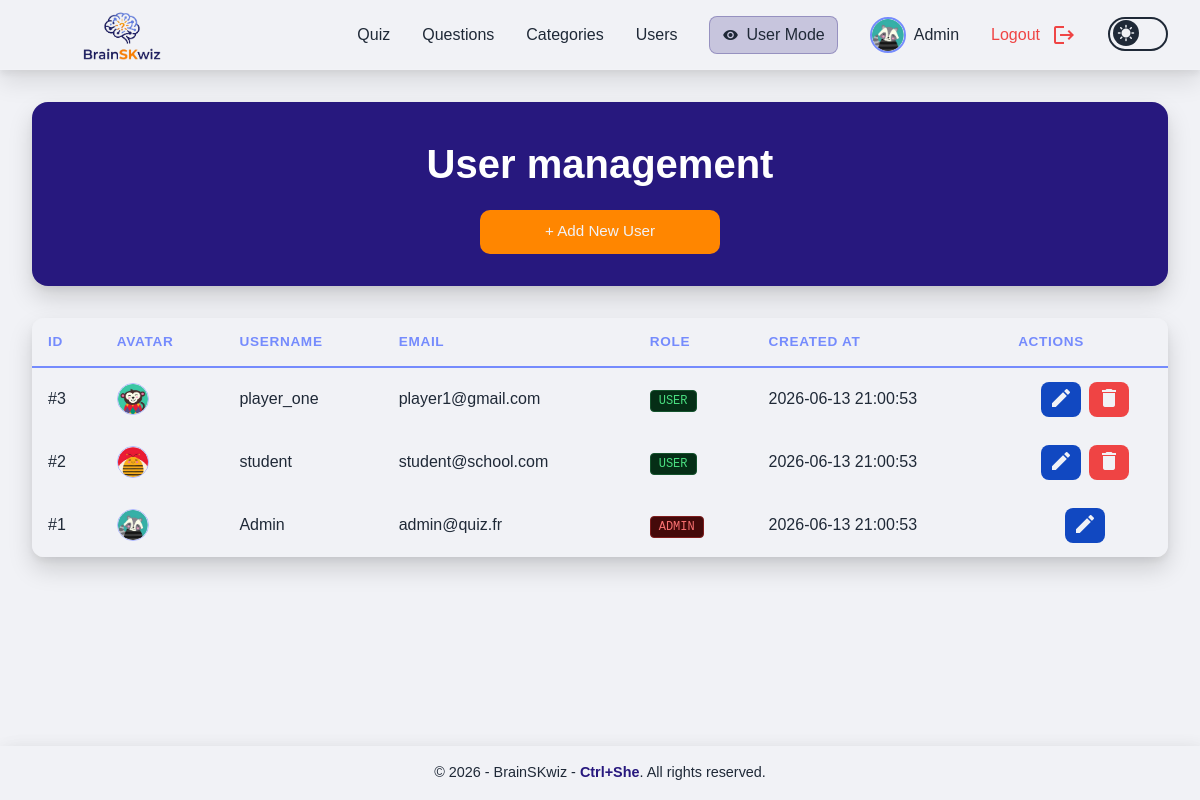
/admin_users.php (signed in), run on an earlier commit of the app's database.
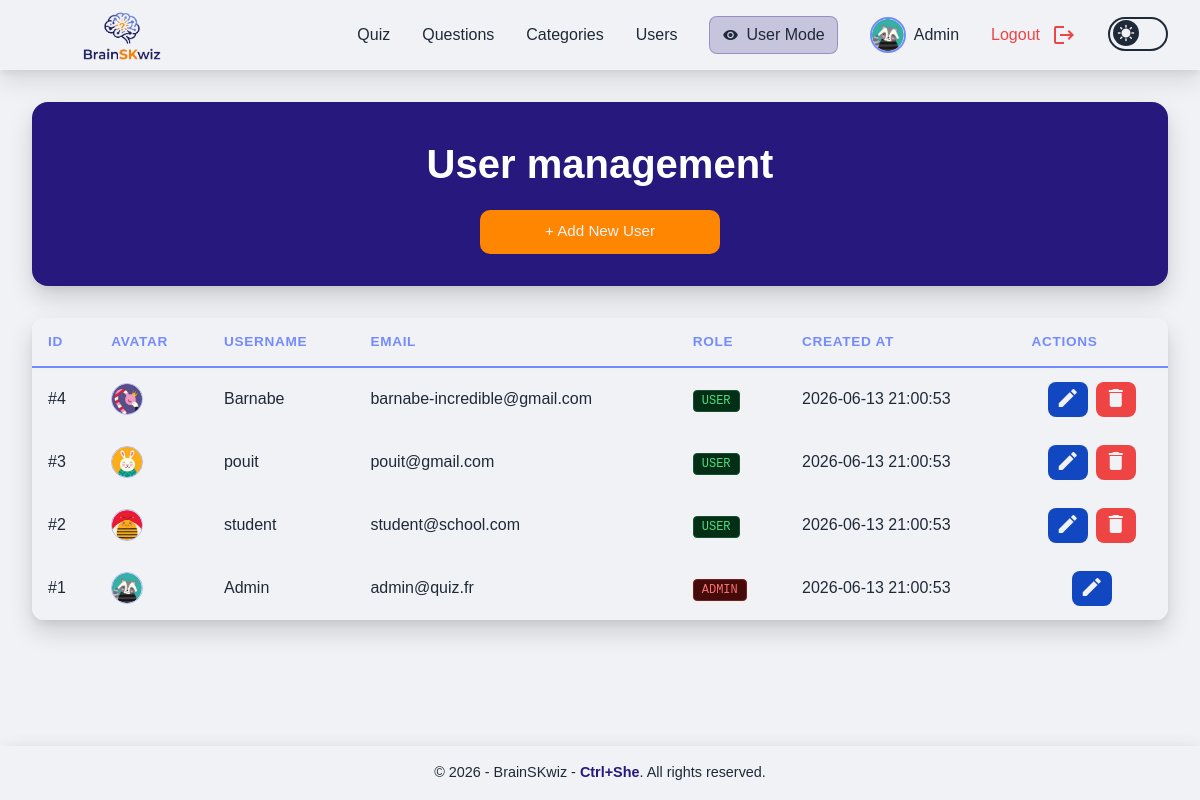
And on a later commit of the database.
### tables this page shows
CREATE TABLE IF NOT EXISTS users (
    id INT AUTO_INCREMENT PRIMARY KEY,
    username VARCHAR(100) NOT NULL UNIQUE,
    email VARCHAR(255) NOT NULL UNIQUE,
    password VARCHAR(255) NOT NULL,
    role ENUM('admin', 'user') DEFAULT 'user',
    avatar VARCHAR(100) NOT NULL DEFAULT 'bee.png',
    total_points INT NOT NULL DEFAULT 0,
    created_at TIMESTAMP DEFAULT CURRENT_TIMESTAMP
);

### src/admin_users.php (the view, shortened to what this page needs)
<?php
require_once __DIR__ . '/config/db.php';
$query = "SELECT id, username, email, role, avatar, created_at FROM users ORDER BY id DESC";
$users = $pdo->query($query)->fetchAll();
require_once __DIR__ . '/components/header.php';
?>
        <div class="titleBoxAdmin">
            <div>
                <h1 class="bigTitle">User management</h1>
                <div class="modal-btn">
                    <button id="open-modal-btn" class="btn">
                        + Add New User
                    </button>
                </div>
            </div>
        </div>
        <div class="table-wrapper">
            <table class="whitespace-normal">
                <thead class="tableTitle">
                    <tr>
                        <th>ID</th>
                        <th>Avatar</th>
                        <th>Username</th>
                        <th>Email</th>
                        <th>Role</th>
                        <th>Created At</th>
                        <th>Actions</th>
                    </tr>
                </thead>
                <tbody id="users-table-body">
                    <?php foreach($users as $u): ?>
                        <tr id="user-row-<?php echo $u['id']; ?>">
                            <td>#<?php echo $u['id']; ?></td>
                            <td>
                                <img src="/public/avatars/<?php echo htmlspecialchars($u['avatar'] ?? 'default.png', ENT_QUOTES, 'UTF-8'); ?>"
                                     class="w-8 h-8 rounded-full object-cover border border-lightBlue">
                            </td>
                            <td><?php echo htmlspecialchars($u['username'], ENT_QUOTES, 'UTF-8'); ?></td>
                            <td><?php echo htmlspecialchars($u['email'], ENT_QUOTES, 'UTF-8'); ?></td>
                            <td>
                                <span class="text-xs font-mono uppercase px-2 py-0.5 rounded <?php echo $u['role'] === 'admin' ? 'bg-red-950 text-red-400 border border-red-900' : 'bg-green-950 text-green-400 border border-green-900'; ?> border">
                                    <?php echo htmlspecialchars($u['role'], ENT_QUOTES, 'UTF-8'); ?>
                                </span>
                            </td>
                            <td><?php echo htmlspecialchars($u['created_at'], ENT_QUOTES, 'UTF-8') ?></td>
                            <td class="align-middle">
                                <div class="flex items-center gap-2 justify-start h-full">
                                    <button
                                        data-id="<?php echo $u['id']; ?>"
                                        data-username="<?php echo htmlspecialchars($u['username'], ENT_QUOTES, 'UTF-8'); ?>"
                                        data-email="<?php echo htmlspecialchars($u['email'], ENT_QUOTES, 'UTF-8'); ?>"
                                        data-role="<?php echo htmlspecialchars($u['role'], ENT_QUOTES, 'UTF-8'); ?>"
                                        data-avatar="<?php echo htmlspecialchars($u['avatar'] ?? '', ENT_QUOTES, 'UTF-8'); ?>"
                                        onclick="initEditModal(this)"
                                        title="Edit User"
                                        class="editBtn">
                                        <span class="material-icons">edit</span>
                                    </button>
                                    <?php if ($u['id'] != ($_SESSION['user_id'] ?? 0)): ?>
                                    <button
                                        onclick="confirmDeleteUser(<?php echo $u['id']; ?>)"
                                        title="Delete User"
                                        class="deleteBtn">
                                        <span class="material-icons">delete</span>
                                    </button>
                                    <?php endif; ?>
                                </div>
                            </td>
                        </tr>
                    <?php endforeach; ?>
                </tbody>
            </table>
        </div>
<?php require_once __DIR__ . '/components/footer.php'; ?>

### src/components/header.php (shortened to what this page needs)
<?php
$is_admin = isset($_SESSION['role']) && $_SESSION['role'] === 'admin';
$is_logged = isset($_SESSION['user_id']);
$preview_mode = $is_admin && ($_SESSION['preview_mode'] ?? false);
?>
<!DOCTYPE html>
<html lang="en" class="h-full">
<head>
    <script src="https://cdn.tailwindcss.com"></script>
    <script src="/public/js/tailwind-config.js"></script>
    <link rel="stylesheet" href="/css/style.css">
    <link href="https://api.fontshare.com/v2/css?f[]=clash-display@400,500,600,700&display=swap" rel="stylesheet">
</head>
<body>
<nav class="navbar">
    <a href="index.php" class="logo">
        <img src="/public/logo-dark-theme.svg" alt="Logo" id="logoNavBar">
    </a>
    <ul class="nav-menu" id="nav-menu">
        <?php if ($is_admin && !$preview_mode): ?>
            <li><a href="/admin_dashboard.php">Quiz</a></li>
            <li><a href="/admin_questions.php">Questions</a></li>
            <li><a href="/admin_categories.php">Categories</a></li>
            <li><a href="/admin_users.php">Users</a></li>
            <li class="">
                <a href="index.php?action=toggle_preview" class="bg-primary/20 text-primary border border-primary/30 px-3 py-1.5 rounded-lg hover:bg-primary hover:text-white transition font-medium inline-flex items-center gap-2">
                    <span class="material-icons text-base">visibility</span>
                    <span>User Mode</span>
                </a>
            </li>
        <?php endif; ?>
        <?php if($is_logged): ?>
            <li>
                <a href="/settings.php" class="profile flex justify-center items-center gap-2 m-0">
                    <img
                        id="navbarAvatar"
                        src="/public/avatars/<?= htmlspecialchars($_SESSION['avatar'] ?? 'bee.png') ?>"
                        alt="Avatar"
                        class="w-9 h-9 rounded-full border-2 border-secondary object-cover"
                    >
                    <span><?= htmlspecialchars($_SESSION['username']) ?></span>
                </a>
            </li>
            <li>
                <a href="/logout.php" class="logout flex justify-center items-center gap-2 m-0">
                    Logout
                    <span class="material-icons logout">logout</span>
                </a>
            </li>
        <?php else: ?>
            <li><a href="/login.php">Login</a></li>
        <?php endif; ?>
        <li>
            <label class="switch">
                <span class="slider round">
                    <span id="theme-icon" class="material-icons">sunny</span>
                </span>
            </label>
        </li>
    </ul>
</nav>
<main class="flex-grow w-full max-w-7xl mx-auto px-4 sm:px-6 lg:px-8 py-8 flex flex-col">

### src/components/footer.php (shortened to what this page needs)
                </main>
                <footer class="footer">
                        <p>&copy; 2026 - BrainSKwiz - <span class="footer-author">Ctrl+She</span>. All rights reserved.</p>
                </footer>
        </body>
</html>

What changed in the data, as far as the page shows it:
added users: id "4", avatar (picture), username "Barnabe", email "barnabe-incredible@gmail.com", role "USER", created_at "2026-06-13 21:00:53"
changed users id 3: avatar: a different picture; username "player_one" → "pouit"; email "player1@gmail.com" → "pouit@gmail.com"
